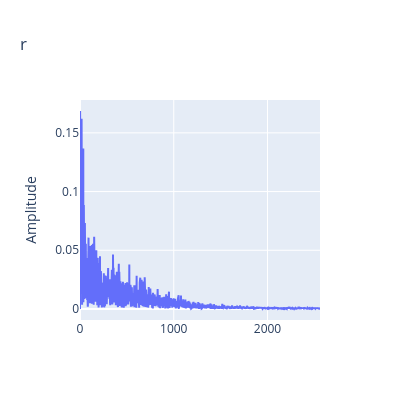

The notebook cell this image was saved under:
### Code cell
sig = (df.iloc[:,4].values)
plot_vector(sig)

### Figure 1 — Plotly figure (JSON) as saved in the notebook; plotly's stock layout.template omitted (floating-point values rounded to 4 significant figures; data arrays with more than 128 entries replaced by an {"elided": "..."} marker saying what was removed)
{"data": [{"type": "scatter", "x": {"elided": "2561 int values"}, "xaxis": "x", "y": {"elided": "2561 float values"}, "yaxis": "y"}], "layout": {"height": 400, "title": {"text": "r"}, "width": 400, "xaxis": {"anchor": "y", "domain": [0, 1]}, "yaxis": {"anchor": "x", "domain": [0, 1], "title": {"text": "Amplitude"}}}}
